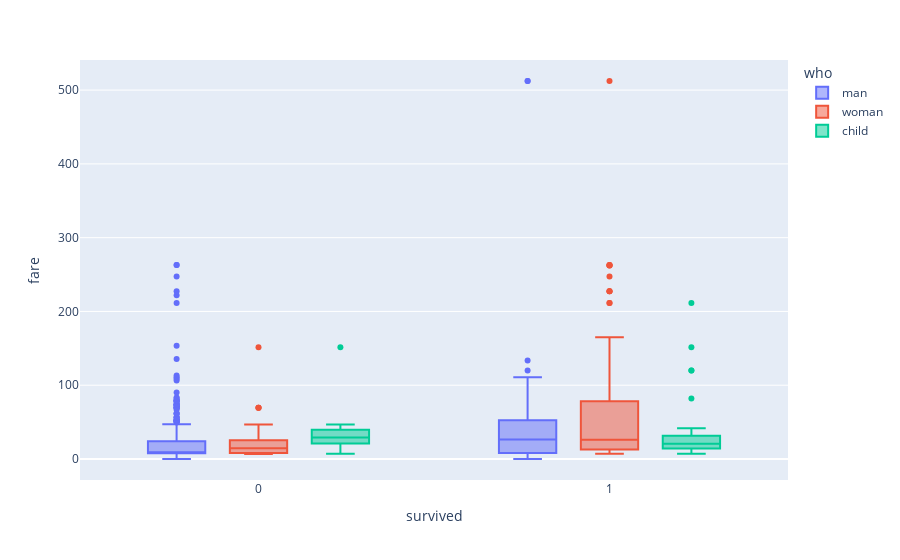

This figure's notebook cell:
### Code cell
fig =px.box(df,x='survived',y='fare',color='who')
fig.show()

### Figure 1 — Plotly figure (JSON) as saved in the notebook; plotly's stock layout.template omitted (floating-point values rounded to 4 significant figures; data arrays with more than 128 entries replaced by an {"elided": "..."} marker saying what was removed)
{"data": [{"alignmentgroup": "True", "hovertemplate": "who=man<br>survived=%{x}<br>fare=%{y}<extra></extra>", "legendgroup": "man", "marker": {"color": "#636efa"}, "name": "man", "notched": false, "offsetgroup": "man", "orientation": "v", "showlegend": true, "type": "box", "x": {"elided": "537 int values"}, "x0": " ", "xaxis": "x", "y": {"elided": "537 float values"}, "y0": " ", "yaxis": "y"}, {"alignmentgroup": "True", "hovertemplate": "who=woman<br>survived=%{x}<br>fare=%{y}<extra></extra>", "legendgroup": "woman", "marker": {"color": "#EF553B"}, "name": "woman", "notched": false, "offsetgroup": "woman", "orientation": "v", "showlegend": true, "type": "box", "x": {"elided": "271 int values"}, "x0": " ", "xaxis": "x", "y": {"elided": "271 float values"}, "y0": " ", "yaxis": "y"}, {"alignmentgroup": "True", "hovertemplate": "who=child<br>survived=%{x}<br>fare=%{y}<extra></extra>", "legendgroup": "child", "marker": {"color": "#00cc96"}, "name": "child", "notched": false, "offsetgroup": "child", "orientation": "v", "showlegend": true, "type": "box", "x": [0, 1, 1, 0, 0, 1, 0, 1, 1, 0, 1, 0, 0, 1, 0, 0, 1, 0, 0, 1, 0, 1, 0, 1, 1, 1, 0, 1, 1, 1, 0, 0, 1, 1, 1, 0, 0, 1, 0, 1, 0, 1, 1, 1, 1, 1, 1, 0, 1, 1, 1, 0, 0, 1, 1, 0, 0, 1, 0, 0, 1, 1, 1, 0, 1, 1, 1, 1, 1, 0, 1, 1, 1, 0, 0, 0, 1, 1, 1, 0, 0, 1, 1], "x0": " ", "xaxis": "x", "y": [21.07, 30.07, 16.7, 7.854, 29.12, 8.029, 21.07, 11.24, 41.58, 39.69, 27.75, 46.9, 27.9, 29, 14.45, 31.27, 11.24, 34.38, 39.69, 20.52, 29.12, 11.13, 31.39, 39, 22.02, 26, 10.46, 31.39, 26.25, 31.39, 29.12, 151.6, 151.6, 26, 15.9, 7.229, 21.07, 15.74, 46.9, 18.75, 24.15, 120, 81.86, 19.5, 19.26, 19.26, 12.29, 46.9, 15.9, 26, 26.25, 31.27, 31.27, 36.75, 39, 27.9, 27.9, 19.26, 46.9, 39.69, 211.3, 13.42, 33, 18.79, 23, 12.47, 14.5, 12.47, 7.229, 29.12, 20.57, 120, 8.517, 31.27, 27.9, 39.69, 37.0, 14.45, 18.75, 31.27, 15.25, 11.13, 7.225], "y0": " ", "yaxis": "y"}], "layout": {"boxmode": "group", "legend": {"title": {"text": "who"}, "tracegroupgap": 0}, "margin": {"t": 60}, "xaxis": {"anchor": "y", "domain": [0, 1], "title": {"text": "survived"}}, "yaxis": {"anchor": "x", "domain": [0, 1], "title": {"text": "fare"}}}}
